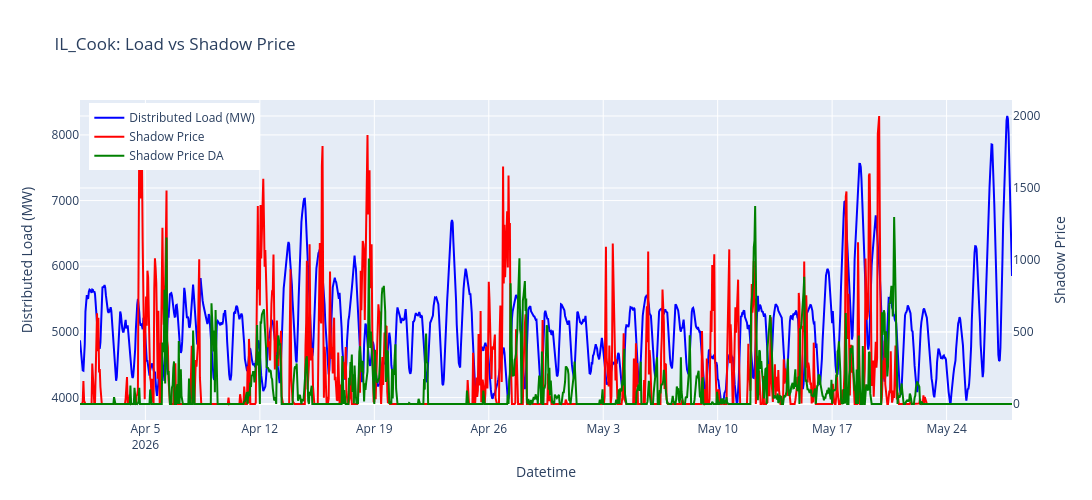

Notebook code for this chart:
### Code cell
df = county_load_shadow_price.copy()

node = "IL_Cook"

sub = df[df["county_name"] == node].copy()

# ensure datetime is sorted
sub["datetime_ending_ept"] = pd.to_datetime(sub["datetime_ending_ept"])
sub = sub.sort_values("datetime_ending_ept")

fig = go.Figure()

# Left y-axis: distributed load
fig.add_trace(
    go.Scatter(
        x=sub["datetime_ending_ept"],
        y=sub["distributed_load_mw"],
        name="Distributed Load (MW)",
        line=dict(color="blue"),
        yaxis="y1"
    )
)

# Right y-axis: shadow price
fig.add_trace(
    go.Scatter(
        x=sub["datetime_ending_ept"],
        y=sub["shadow_price"],
        name="Shadow Price",
        line=dict(color="red"),
        yaxis="y2"
    )
)

fig.add_trace(
    go.Scatter(
        x=sub["datetime_ending_ept"],
        y=sub["shadow_price_DA"],
        name="Shadow Price DA",
        line=dict(color="green"),
        yaxis="y2"
    )
)

# Layout with dual axis
fig.update_layout(
    title=f"{node}: Load vs Shadow Price",
    xaxis=dict(title="Datetime"),
    
    yaxis=dict(
        title="Distributed Load (MW)",
        side="left"
    ),
    
    yaxis2=dict(
        title="Shadow Price",
        overlaying="y",
        side="right"
    ),
    
    legend=dict(x=0.01, y=0.99),
    height=500,
    width=2000
)

fig.show()

### Figure 1 — Plotly figure (JSON) as saved in the notebook; plotly's stock layout.template omitted (floating-point values rounded to 4 significant figures; data arrays with more than 128 entries replaced by an {"elided": "..."} marker saying what was removed)
{"data": [{"line": {"color": "blue"}, "name": "Distributed Load (MW)", "type": "scatter", "x": {"elided": "1369 str values"}, "y": {"elided": "1369 float values"}, "yaxis": "y"}, {"line": {"color": "red"}, "name": "Shadow Price", "type": "scatter", "x": {"elided": "1369 str values"}, "y": {"elided": "1369 float values"}, "yaxis": "y2"}, {"line": {"color": "green"}, "name": "Shadow Price DA", "type": "scatter", "x": {"elided": "1369 str values"}, "y": {"elided": "1369 float values"}, "yaxis": "y2"}], "layout": {"height": 500, "legend": {"x": 0.01, "y": 0.99}, "title": {"text": "IL_Cook: Load vs Shadow Price"}, "width": 2000, "xaxis": {"title": {"text": "Datetime"}}, "yaxis": {"side": "left", "title": {"text": "Distributed Load (MW)"}}, "yaxis2": {"overlaying": "y", "side": "right", "title": {"text": "Shadow Price"}}}}
